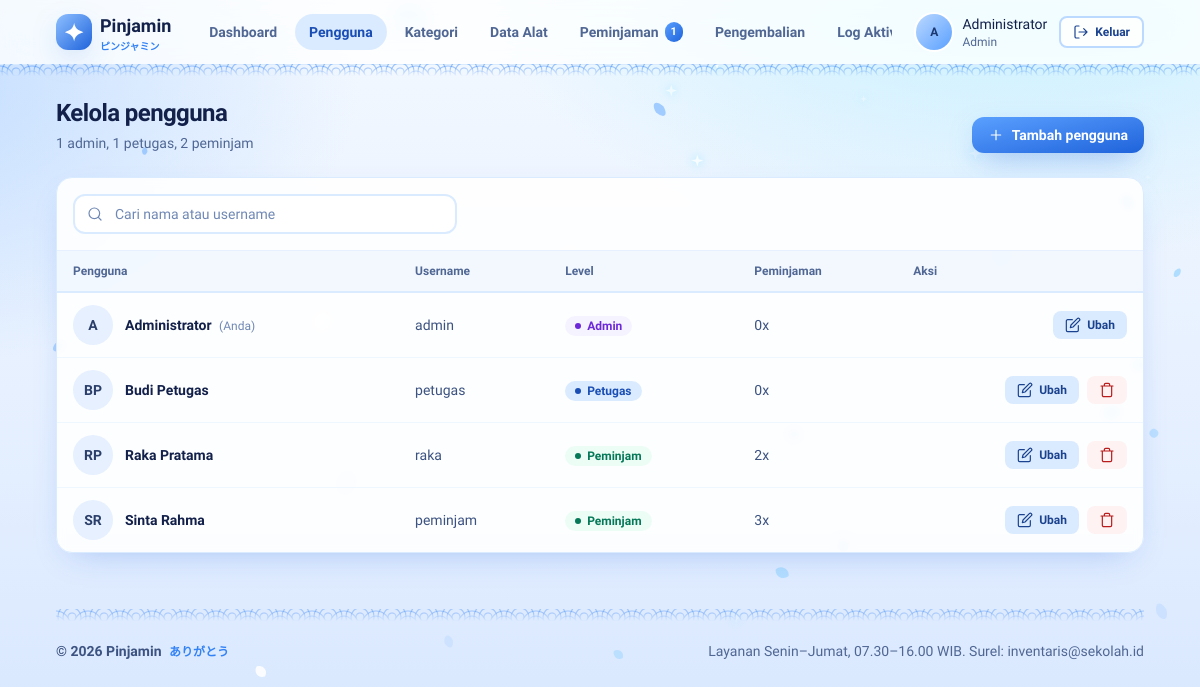
The page /admin/user.php (signed in) on the database its author committed.
### tables this page shows
CREATE TABLE user (
  id_user INT(11) NOT NULL AUTO_INCREMENT,
  nama VARCHAR(255) NOT NULL,
  username VARCHAR(255) NOT NULL,
  password VARCHAR(255) NOT NULL,
  level ENUM('admin','petugas','peminjam') NOT NULL,
  PRIMARY KEY (id_user)
);

### includes/auth.php (called while the page is built, shortened)
<?php
require_once __DIR__ . '/../config/koneksi.php';
$user = [
    'id'       => (int)$_SESSION['id_user'],
    'nama'     => $_SESSION['nama'],
    'username' => $_SESSION['username'],
    'level'    => $_SESSION['level'],
];

### admin/user.php (the view, shortened to what this page needs)
<?php
require_once '../includes/auth.php';
$daftar = db_all($koneksi, 'SELECT u.*, (SELECT COUNT(*) FROM peminjaman p WHERE p.id_user = u.id_user) AS total_pinjam FROM user u ORDER BY FIELD(u.level, "admin", "petugas", "peminjam"), u.nama');
$hitung = ['admin' => 0, 'petugas' => 0, 'peminjam' => 0];
foreach ($daftar as $d) {
    $hitung[$d['level']]++;
}
require_once '../includes/header.php';
require_once '../includes/navbar.php';
?>
<div class="flex flex-col gap-4 sm:flex-row sm:items-end sm:justify-between">
    <div>
        <h2 class="text-2xl font-semibold text-zinc-900">Kelola pengguna</h2>
        <p class="mt-1 text-sm text-zinc-500"><?= $hitung['admin'] ?> admin, <?= $hitung['petugas'] ?> petugas, <?= $hitung['peminjam'] ?> peminjam</p>
    </div>
    <button type="button" class="btn btn-primary " data-modal-open="#modal-user" data-title="Tambah pengguna" data-aksi="tambah" data-json='{"id_user":""}'>
        <?= icon('plus', 'w-4 h-4') ?> Tambah pengguna
    </button>
</div>
<div class="card mt-6 overflow-hidden">
    <div class="border-b border-zinc-100 p-4">
        <div class="relative max-w-sm">
            <span class="pointer-events-none absolute left-3.5 top-1/2 -translate-y-1/2 text-zinc-400"><?= icon('search', 'w-4 h-4') ?></span>
            <input type="search" class="input pl-10" placeholder="Cari nama atau username" data-filter="#tbl-user tbody tr" data-empty="#kosong-user" aria-label="Cari pengguna">
        </div>
    </div>
    <div class="overflow-x-auto scroll-thin">
        <table class="tbl" id="tbl-user">
            <thead><tr><th>Pengguna</th><th>Username</th><th>Level</th><th>Peminjaman</th><th class="text-right">Aksi</th></tr></thead>
            <tbody>
            <?php foreach ($daftar as $d): ?>
                <tr>
                    <td>
                        <div class="flex items-center gap-3">
                            <span class="grid h-10 w-10 shrink-0 place-items-center rounded-full bg-zinc-100 text-sm font-semibold text-zinc-700"><?= e(inisial($d['nama'])) ?></span>
                            <span class="font-semibold text-zinc-900"><?= e($d['nama']) ?><?= (int)$d['id_user'] === $user['id'] ? ' <span class="ml-1 text-xs font-medium text-zinc-400">(Anda)</span>' : '' ?></span>
                        </div>
                    </td>
                    <td class="text-zinc-600"><?= e($d['username']) ?></td>
                    <td><?= badge_level($d['level']) ?></td>
                    <td class="text-zinc-600"><?= (int)$d['total_pinjam'] ?>x</td>
                    <td>
                        <div class="flex justify-end gap-2">
                            <button type="button" class="btn btn-soft btn-sm" data-modal-open="#modal-user" data-title="Ubah pengguna" data-aksi="ubah"
                                    data-json="<?= e(json_encode(['id_user' => (int)$d['id_user'], 'nama' => $d['nama'], 'username' => $d['username'], 'level' => $d['level']])) ?>">
                                <?= icon('edit', 'w-4 h-4') ?> Ubah
                            </button>
                            <?php if ((int)$d['id_user'] !== $user['id']): ?>
                                <form method="post" data-confirm="Pengguna <?= e($d['nama']) ?> akan dihapus permanen." data-confirm-title="Hapus pengguna?">
                                    <button class="btn btn-danger-soft btn-sm" aria-label="Hapus <?= e($d['nama']) ?>"><?= icon('trash', 'w-4 h-4') ?></button>
                                </form>
                            <?php endif; ?>
                        </div>
                    </td>
                </tr>
            <?php endforeach; ?>
            </tbody>
        </table>
    </div>
</div>
<?php require_once '../includes/footer.php'; ?>

### includes/navbar.php (shortened to what this page needs)
<?php
$menu_aktif = basename($_SERVER['SCRIPT_NAME'], '.php');
$menus = [
    'admin' => [
        ['dashboard', 'Dashboard', 'grid'],
        ['user', 'Pengguna', 'users'],
        ['kategori', 'Kategori', 'tag'],
        ['alat', 'Data Alat', 'box'],
        ['peminjaman', 'Peminjaman', 'clipboard'],
        ['pengembalian', 'Pengembalian', 'return'],
        ['log_aktivitas', 'Log Aktivitas', 'activity'],
    ],
    'petugas' => [
        ['dashboard', 'Dashboard', 'grid'],
        ['peminjaman', 'Data Peminjaman', 'clipboard'],
        ['setujui', 'Persetujuan', 'check'],
        ['pengembalian', 'Pengembalian', 'return'],
        ['cetak', 'Cetak Laporan', 'printer'],
    ],
    'peminjam' => [
        ['dashboard', 'Beranda', 'home'],
        ['daftar_alat', 'Katalog Alat', 'grid'],
        ['pinjam', 'Ajukan Pinjam', 'plus'],
        ['riwayat', 'Riwayat', 'clock'],
    ],
];
$menu = $menus[$user['level']];
$jumlah_menunggu = 0;
if ($user['level'] !== 'peminjam') {
    $jumlah_menunggu = (int)db_val($koneksi, 'SELECT COUNT(*) FROM peminjaman WHERE persetujuan = 0');
}
function logo_svg($kelas = 'h-9 w-9')
{
    return '<span class="logo-kilau grid place-items-center rounded-xl bg-gradient-to-br from-accent-300 to-accent-600 text-white shadow-glow ' . $kelas . '">'
        . '<svg viewBox="0 0 24 24" class="h-[62%] w-[62%]" fill="currentColor"><path d="M12 2c.8 5.4 3.6 8.2 10 10-6.4 1.8-9.2 4.6-10 10-.8-5.4-3.6-8.2-10-10 6.4-1.8 9.2-4.6 10-10z"/></svg></span>';
}
?>
<header class="header-kaca no-print sticky top-0 z-40 border-b border-accent-100">
    <div class="mx-auto flex h-16 max-w-6xl items-center gap-6 px-4 sm:px-6 lg:px-8">
        <a href="<?= url($user['level'] . '/dashboard.php') ?>" class="flex shrink-0 items-center gap-2">
            <?= logo_svg() ?>
            <span class="leading-none">
                <span class="block text-lg font-black text-zinc-900">Pinjamin</span>
                <span class="mt-0.5 hidden text-[10px] font-bold text-accent-500 sm:block">ピンジャミン</span>
            </span>
        </a>
        <nav class="hidden min-w-0 flex-1 items-center gap-1 overflow-x-auto scroll-thin lg:flex" aria-label="Menu utama">
            <?php foreach ($menu as $m): $on = $menu_aktif === $m[0]; ?>
                <a href="<?= url($user['level'] . '/' . $m[0] . '.php') ?>" class="tab <?= $on ? 'tab-on' : '' ?>" <?= $on ? 'aria-current="page"' : '' ?>>
                    <?= e($m[1]) ?>
                    <?php if ($jumlah_menunggu > 0 && ($m[0] === 'setujui' || ($user['level'] === 'admin' && $m[0] === 'peminjaman'))): ?>
                        <span class="rounded-full bg-gradient-to-br from-accent-400 to-accent-600 px-1.5 text-[11px] font-bold leading-5 text-white"><?= $jumlah_menunggu ?></span>
                    <?php endif; ?>
                </a>
            <?php endforeach; ?>
        </nav>
        <div class="ml-auto flex items-center gap-3 lg:ml-0">
            <div class="hidden items-center gap-2.5 sm:flex">
                <span class="grid h-9 w-9 place-items-center rounded-full bg-gradient-to-br from-accent-200 to-accent-400 text-xs font-black text-accent-900 ring-2 ring-white"><?= e(inisial($user['nama'])) ?></span>
                <div class="leading-tight">
                    <p class="text-sm font-medium text-zinc-900"><?= e($user['nama']) ?></p>
                    <p class="text-xs capitalize text-zinc-500"><?= e($user['level']) ?></p>
                </div>
            </div>
            <a href="<?= url('auth/logout.php') ?>" class="btn btn-ghost btn-sm hidden sm:inline-flex"><?= icon('logout', 'w-4 h-4') ?> Keluar</a>
        </div>
    </div>
    <div class="seigaiha pointer-events-none absolute inset-x-0 -bottom-3" aria-hidden="true"></div>
</header>
<main class="mx-auto w-full max-w-6xl px-4 py-8 sm:px-6 lg:px-8" id="isi">

### config/koneksi.php (shortened to what this page needs)
<?php
function e($teks)
{
    return htmlspecialchars((string)$teks, ENT_QUOTES, 'UTF-8');
}
function url($path = '')
{
    return BASE_URL . '/' . ltrim($path, '/');
}
function db_query($k, $sql, $params = [])
{
    $st = $k->prepare($sql);
    $st->execute();
    return $st;
}
function db_all($k, $sql, $params = [])
{
    $st = db_query($k, $sql, $params);
    $hasil = $st->get_result()->fetch_all(MYSQLI_ASSOC);
    return $hasil;
}
function db_row($k, $sql, $params = [])
{
    $rows = db_all($k, $sql, $params);
    return $rows ? $rows[0] : null;
}
function db_val($k, $sql, $params = [])
{
    $row = db_row($k, $sql, $params);
    return $row ? array_values($row)[0] : null;
}
function inisial($nama)
{
    $kata = preg_split('/\s+/', trim($nama));
    $hasil = '';
    foreach (array_slice($kata, 0, 2) as $k) {
        $hasil .= mb_strtoupper(mb_substr($k, 0, 1));
    }
    return $hasil ?: '?';
}
function badge($label, $nada = 'gray')
{
    return '<span class="badge badge-' . e($nada) . '"><i></i>' . e($label) . '</span>';
}
function badge_level($level)
{
    $map = ['admin' => 'violet', 'petugas' => 'blue', 'peminjam' => 'green'];
    return badge(ucfirst($level), isset($map[$level]) ? $map[$level] : 'gray');
}
function icon($nama, $kelas = 'w-5 h-5')
{
    $path = isset($d[$nama]) ? $d[$nama] : $d['box'];
    return '<svg class="' . e($kelas) . '" viewBox="0 0 24 24" fill="none" stroke="currentColor" stroke-width="1.8" stroke-linecap="round" stroke-linejoin="round" aria-hidden="true"><path d="' . $path . '"/></svg>';
}
    ob_start(); ?>

### includes/header.php (style rules this page uses)
body { background-color: #EAF3FF; background-image: radial-gradient(60rem 36rem at 85% -10%, rgba(125,227,255,.45), transparent 60%), radial-gradient(50rem 30rem at -10% 10%, rgba(142,192,255,.5), transparent 60%), linear-gradient(180deg, #F4F9FF 0%, #E3EEFF 60%, #D6E6FF 100%); background-attachment: fixed; min-height: 100vh; }
body > header, body > main, body > footer { position: relative; z-index: 10; }
body > header { position: sticky; }
.header-kaca { background: rgba(255,255,255,.78); backdrop-filter: blur(14px) saturate(1.4); -webkit-backdrop-filter: blur(14px) saturate(1.4); }
.seigaiha { height: 12px; background-size: 32px 16px; animation: ombak 14s linear infinite; -webkit-mask-image: linear-gradient(180deg, #000 30%, transparent); mask-image: linear-gradient(180deg, #000 30%, transparent); }
.logo-kilau { animation: kilau 3.2s ease-in-out infinite; }
.js .masuk, .js main > * { opacity: 0; transform: translateY(14px); }
.js .tampil { opacity: 1; transform: none; transition: opacity .6s cubic-bezier(.2,.7,.2,1), transform .6s cubic-bezier(.2,.7,.2,1); transition-delay: var(--d, 0ms); }

### rows shown on the page
user: nama "A", nama "Administrator", level "Admin", shows "(Anda)", username "admin", label "Admin", total_pinjam "0"
user: nama "BP", nama "Budi Petugas", username "petugas", label "Petugas", total_pinjam "0"
user: nama "RP", nama "Raka Pratama", username "raka", label "Peminjam", total_pinjam "2"
user: nama "SR", nama "Sinta Rahma", username "peminjam", label "Peminjam", total_pinjam "3"

### other values the page prints
$m[1] "Dashboard"
$m[1] "Pengguna"
$m[1] "Kategori"
$m[1] "Data Alat"
$m[1] "Peminjaman"
$m[1] "Pengembalian"
$m[1] "Log…"
$hitung['admin'] "1"
$hitung['petugas'] "1"
$hitung['peminjam'] "2"
